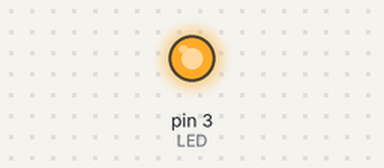
Simulated run of this sketch. Board: Arduino Uno, built with avr-gcc and run on an emulated ATmega328P. Parts: output pins drawn as LEDs (lit = HIGH).

Above: at 2.5 s.
At 6.5 s:
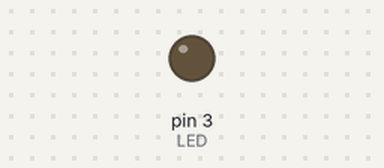
Timing chart, 0 to 23.4 s (numbered marks = the images above):
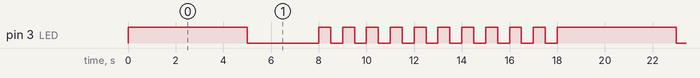

The sketch:

part2.ino
```cpp
/*
Lab #5 Part 2
ENGR 1L
Owen Matejka
1 February 2022
*/


// Variables
int LED = 3;
int Counter = 0;
int ledState = LOW;

// Setup
void setup() {

  pinMode(LED, OUTPUT);

}

// Loop Code
void loop() { // This code will run repeatedly until the program is terminated

  digitalWrite(LED, HIGH);
  delay(5000);
  digitalWrite(LED, LOW);
  delay(3000);

  for(int i = 0; i < 10; i++) {
    digitalWrite(LED, HIGH);
    delay(500);
    digitalWrite(LED, LOW);
    delay(500);
  }

}
```

Measured:
- by itself, pin 3 (LED): repeats every 18.0 s: LOW 3.0 s, 10 × (HIGH 0.50 s, LOW 0.50 s), HIGH 5.0 s
- by itself, everything shown: repeats every 18.0 s, in 22 steps
